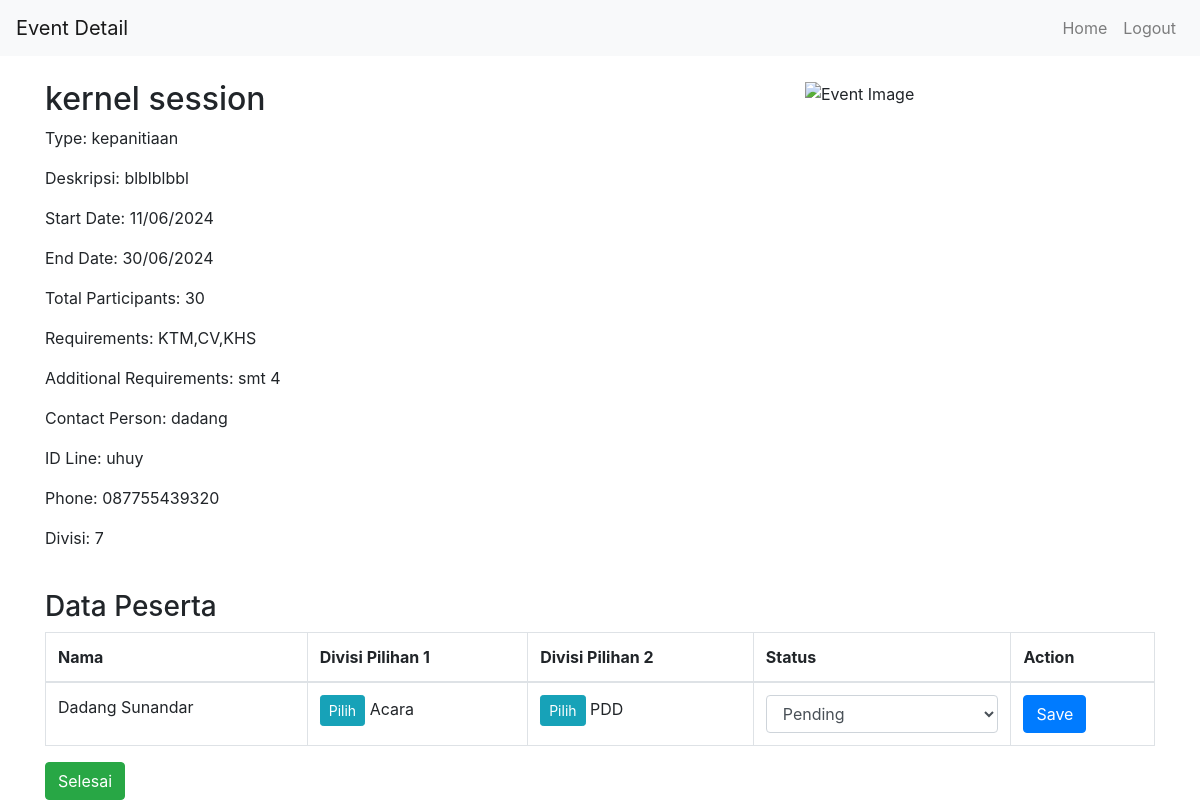
The app's page /lihat_event_ukm.php?id=4 (signed in) with its own data.
### tables this page shows
CREATE TABLE `events` (
  `id` int(11) NOT NULL,
  `ukm_id` int(11) NOT NULL,
  `name` varchar(100) NOT NULL,
  `type` enum('kepanitiaan','anggota') NOT NULL,
  `deskripsi` text DEFAULT NULL,
  `start_date` date DEFAULT NULL,
  `end_date` date DEFAULT NULL,
  `total_participants` int(11) DEFAULT NULL,
  `requirements` varchar(255) DEFAULT NULL,
  `additional_requirements` text DEFAULT NULL,
  `contact_person_name` varchar(100) DEFAULT NULL,
  `contact_person_id_line` varchar(100) DEFAULT NULL,
  `contact_person_phone` varchar(20) DEFAULT NULL,
  `header_image` varchar(255) DEFAULT NULL,
  `divisi` int(11) DEFAULT 0
);

CREATE TABLE `registrations` (
  `id` int(11) NOT NULL,
  `user_id` int(11) NOT NULL,
  `event_id` int(11) NOT NULL,
  `nama` varchar(255) NOT NULL,
  `no_telepon` varchar(20) NOT NULL,
  `fakultas` varchar(255) NOT NULL,
  `prodi` varchar(255) NOT NULL,
  `divisi1` varchar(255) NOT NULL,
  `divisi2` varchar(255) NOT NULL,
  `alasan` text NOT NULL,
  `cv` varchar(255) DEFAULT NULL,
  `khs` varchar(255) DEFAULT NULL,
  `portofolio` varchar(255) DEFAULT NULL,
  `status` varchar(20) DEFAULT 'pending',
  `registration_date` timestamp NOT NULL DEFAULT current_timestamp()
);

CREATE TABLE `users` (
  `id` int(11) NOT NULL,
  `username` varchar(50) NOT NULL,
  `name` varchar(100) NOT NULL,
  `email` varchar(100) NOT NULL,
  `password` varchar(255) NOT NULL,
  `role` enum('student','ukm','admin') NOT NULL,
  `jurusan` varchar(100) DEFAULT NULL,
  `fakultas` varchar(100) DEFAULT NULL,
  `nim` varchar(20) DEFAULT NULL,
  `phone` varchar(20) DEFAULT NULL,
  `avatar` varchar(255) DEFAULT NULL
);

CREATE TABLE `divisi` (
  `id` int(11) NOT NULL,
  `nama_divisi` varchar(100) NOT NULL
);

### lihat_event_ukm.php (the view, shortened to what this page needs)
<?php
include 'koneksi.php';
if (isset($_GET['id'])) {
    $event_id = $_GET['id'];
} else {
    header("Location: ukm_dashboard.php");
    exit();
}
$query_event = "SELECT * FROM events WHERE id = $event_id";
$result_event = mysqli_query($koneksi, $query_event);
$event = mysqli_fetch_assoc($result_event);
$query_participants = "
    SELECT
        registrations.id,
        registrations.user_id,
        div1.nama_divisi AS divisi1,
        div2.nama_divisi AS divisi2,
        registrations.status,
        users.name AS user_name
    FROM registrations
    INNER JOIN users ON registrations.user_id = users.id
    LEFT JOIN divisi AS div1 ON registrations.divisi1 = div1.id
    LEFT JOIN divisi AS div2 ON registrations.divisi2 = div2.id
    WHERE registrations.event_id = $event_id
";
$result_participants = mysqli_query($koneksi, $query_participants);
$participants = mysqli_fetch_all($result_participants, MYSQLI_ASSOC);
?>
<!DOCTYPE html>
<html lang="en">
<head>
    <link href="https://stackpath.bootstrapcdn.com/bootstrap/4.5.2/css/bootstrap.min.css" rel="stylesheet">
</head>
<body>
    <nav class="navbar navbar-expand-lg navbar-light bg-light">
        <a class="navbar-brand" href="#">Event Detail</a>
        <div class="collapse navbar-collapse" id="navbarNav">
            <ul class="navbar-nav ml-auto">
                <li class="nav-item">
                    <a class="nav-link" href="ukm_dashboard.php">Home</a>
                </li>
                <li class="nav-item">
                    <a class="nav-link" href="logout.php">Logout</a>
                </li>
            </ul>
        </div>
    </nav>
    <div class="container mt-4">
        <div class="row">
            <div class="col-md-8">
                <h2><?php echo $event['name']; ?></h2>
                <p>Type: <?php echo $event['type']; ?></p>
                <p>Deskripsi: <?php echo $event['deskripsi']; ?></p>
                <p>Start Date: <?php echo date('d/m/Y', strtotime($event['start_date'])); ?></p>
                <p>End Date: <?php echo date('d/m/Y', strtotime($event['end_date'])); ?></p>
                <p>Total Participants: <?php echo $event['total_participants']; ?></p>
                <p>Requirements: <?php echo $event['requirements']; ?></p>
                <p>Additional Requirements: <?php echo $event['additional_requirements']; ?></p>
                <p>Contact Person: <?php echo $event['contact_person_name']; ?></p>
                <p>ID Line: <?php echo $event['contact_person_id_line']; ?></p>
                <p>Phone: <?php echo $event['contact_person_phone']; ?></p>
                <p>Divisi: <?php echo $event['divisi']; ?></p>
            </div>
            <div class="col-md-4">
                <img src="<?php echo $event['header_image']; ?>" class="img-fluid" alt="Event Image">
            </div>
        </div>
        <div class="mt-4">
            <h3>Data Peserta</h3>
            <?php if (mysqli_num_rows($result_participants) > 0): ?>
<table class="table table-bordered">
    <thead>
        <tr>
            <th>Nama</th>
            <th>Divisi Pilihan 1</th>
            <th>Divisi Pilihan 2</th>
            <th>Status</th>
            <th>Action</th>
        </tr>
    </thead>
    <tbody>
    <?php foreach ($participants as $participant): ?>
    <tr>
        <td class="view-detail" data-user-id="<?php echo $participant['user_id']; ?>">
            <?php echo $participant['user_name']; ?>
        </td>
        <td>
            <button class="btn btn-sm btn-info select-division" data-registration-id="<?php echo $participant['id']; ?>" data-division="<?php echo $participant['divisi1']; ?>">Pilih</button>
            <?php echo $participant['divisi1']; ?>
        </td>
        <td>
            <button class="btn btn-sm btn-info select-division" data-registration-id="<?php echo $participant['id']; ?>" data-division="<?php echo $participant['divisi2']; ?>">Pilih</button>
            <?php echo $participant['divisi2']; ?>
        </td>
        <td>
            <select class="form-control status-select" data-registration-id="<?php echo $participant['id']; ?>">
                <option value="Pending" <?php echo ($participant['status'] == 'Pending') ? 'selected' : ''; ?>>Pending</option>
            </select>
        </td>
        <td>
            <button class="btn btn-primary save-status" data-registration-id="<?php echo $participant['id']; ?>">Save</button>
        </td>
    </tr>
<?php endforeach; ?>
    </tbody>
</table>
                <button class="btn btn-success finish-event" data-event-id="<?php echo $event_id; ?>">Selesai</button>
            <?php else: ?>
                <div class="alert alert-info">Belum ada peserta yang mendaftar untuk event ini.</div>
            <?php endif; ?>
        </div>
    </div>
</body>
</html>

### records on screen
events: name "kernel session", type "kepanitiaan", deskripsi "blblblbbl", start_date "11/06/2024", end_date "30/06/2024", total_participants "30", requirements "KTM,CV,KHS", additional_requirements "smt 4", contact_person_name "dadang", contact_person_id_line "uhuy", contact_person_phone "087755439320", divisi "7"
registrations: user.name "Dadang Sunandar", divisi.nama_divisi "Acara", divisi.nama_divisi "PDD", id "Pending"
